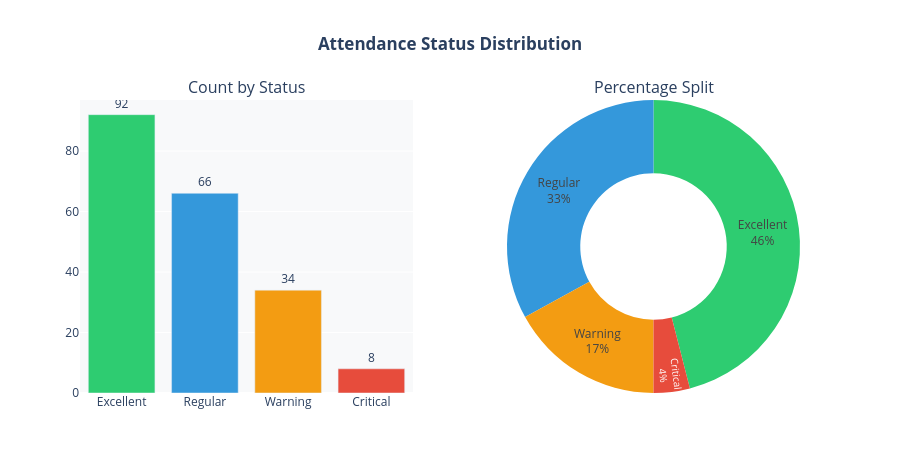

The notebook cell saved with this chart:
### Code cell
fig = make_subplots(
    rows=1, cols=2,
    subplot_titles=['Count by Status', 'Percentage Split'],
    specs=[[{'type':'bar'}, {'type':'pie'}]]
)

# Bar
bar_fig = px.bar(
    status_counts,
    x='Status',
    y='Count',
    color_discrete_sequence=[['#2ECC71','#3498DB','#F39C12','#E74C3C']],
    text='Count'
)

bar_fig.update_traces(
    textposition='outside',
    showlegend=False
)

fig.add_trace(bar_fig.data[0], row=1, col=1)

# Pie
pie_fig = px.pie(
    status_counts,
    names='Status',
    values='Count',
    color='Status',
    color_discrete_map=status_colors,
    hole=0.5
)

pie_fig.update_traces(
    textinfo='label+percent',
    textposition='inside'
)

fig.add_trace(pie_fig.data[0], row=1, col=2)

# Layout
fig.update_layout(
    title_text='<b>Attendance Status Distribution</b>',
    title_x=0.5,
    height=473,
    showlegend=False,
    plot_bgcolor='#F8F9FA',
    paper_bgcolor='white'
)

fig.show()

### Figure 1 — Plotly figure (JSON) as saved in the notebook; plotly's stock layout.template omitted (floating-point values rounded to 4 significant figures)
{"data": [{"hovertemplate": "Status=%{x}<br>Count=%{text}<extra></extra>", "legendgroup": "", "marker": {"color": ["#2ECC71", "#3498DB", "#F39C12", "#E74C3C"], "pattern": {"shape": ""}}, "name": "", "orientation": "v", "showlegend": false, "text": [92.0, 66.0, 34.0, 8.0], "textposition": "outside", "type": "bar", "x": ["Excellent", "Regular", "Warning", "Critical"], "xaxis": "x", "y": [92, 66, 34, 8], "yaxis": "y"}, {"customdata": [["Excellent"], ["Regular"], ["Warning"], ["Critical"]], "domain": {"x": [0.55, 1], "y": [0, 1]}, "hole": 0.5, "hovertemplate": "Status=%{customdata[0]}<br>Count=%{value}<extra></extra>", "labels": ["Excellent", "Regular", "Warning", "Critical"], "legendgroup": "", "marker": {"colors": ["#2ECC71", "#3498DB", "#F39C12", "#E74C3C"]}, "name": "", "showlegend": true, "textinfo": "label+percent", "textposition": "inside", "type": "pie", "values": [92, 66, 34, 8]}], "layout": {"annotations": [{"font": {"size": 16}, "showarrow": false, "text": "Count by Status", "x": 0.225, "xanchor": "center", "xref": "paper", "y": 1, "yanchor": "bottom", "yref": "paper"}, {"font": {"size": 16}, "showarrow": false, "text": "Percentage Split", "x": 0.775, "xanchor": "center", "xref": "paper", "y": 1, "yanchor": "bottom", "yref": "paper"}], "height": 473, "paper_bgcolor": "white", "plot_bgcolor": "#F8F9FA", "showlegend": false, "title": {"text": "<b>Attendance Status Distribution</b>", "x": 0.5}, "xaxis": {"anchor": "y", "domain": [0, 0.45]}, "yaxis": {"anchor": "x", "domain": [0, 1]}}}
